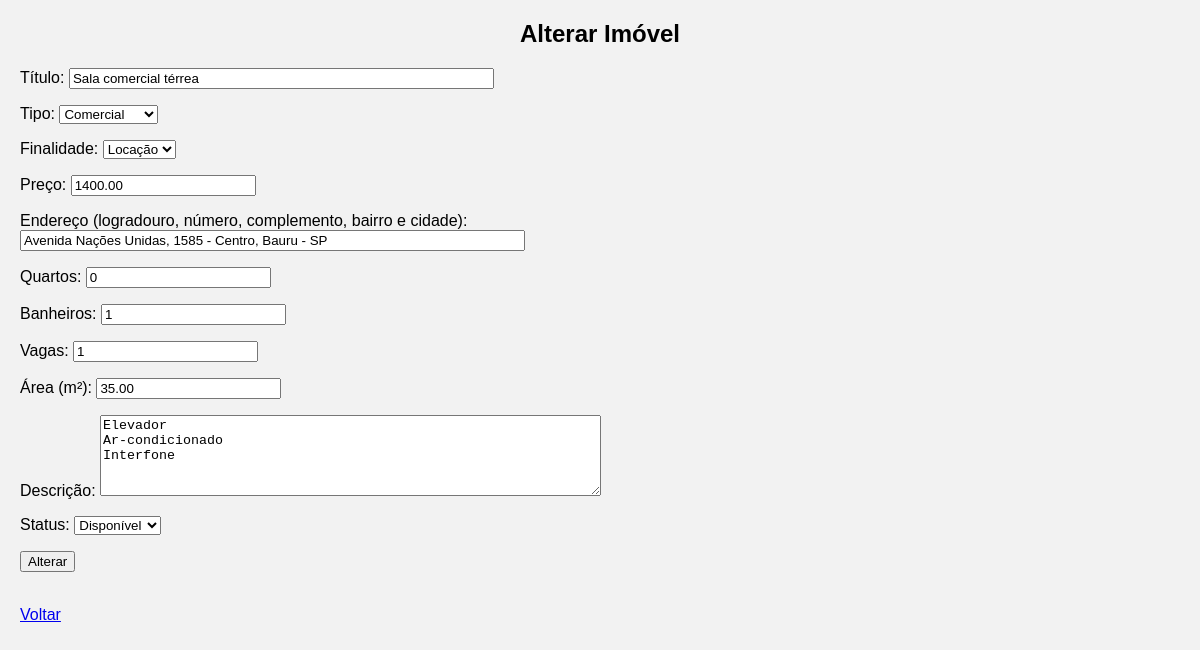
The app's page /Imovel/alterar.php?id=4 with its own data.
### tables this page shows
CREATE TABLE IF NOT EXISTS imoveis (
    id INT NOT NULL AUTO_INCREMENT,
    titulo VARCHAR(120) NOT NULL,
    tipo_imovel VARCHAR(30) NOT NULL,
    finalidade VARCHAR(15) NOT NULL,
    preco DECIMAL(12,2) NOT NULL CHECK (preco >= 0),
    endereco VARCHAR(200) NOT NULL,
    quartos INT NOT NULL DEFAULT 0 CHECK (quartos >= 0),
    banheiros INT NOT NULL DEFAULT 1 CHECK (banheiros >= 0),
    vagas_garagem INT NOT NULL DEFAULT 0 CHECK (vagas_garagem >= 0),
    area_m2 DECIMAL(8,2) NOT NULL CHECK (area_m2 > 0),
    descricao TEXT NULL,
    status VARCHAR(20) NOT NULL DEFAULT 'Disponível',
    data_cadastro TIMESTAMP NOT NULL DEFAULT CURRENT_TIMESTAMP,
    PRIMARY KEY (id)
);

### Imovel/alterar.php (the view, shortened to what this page needs)
<HTML>
<HEAD>
 <link rel="stylesheet" href="estilo.css">
</HEAD>
<BODY>
<?php
$id=$_GET["id"] ?? "";
$bd=mysqli_connect("localhost","root","","lar_futuro") or die ("erro!");
mysqli_set_charset($bd,"utf8mb4");
$id=mysqli_real_escape_string($bd,$id);
$consulta=mysqli_query($bd,"select * from imoveis where id='$id'");
$reg=mysqli_fetch_array($consulta);
$titulo = htmlspecialchars($reg["titulo"],ENT_QUOTES);
$tipo_imovel = $reg["tipo_imovel"];
$finalidade = $reg["finalidade"];
$preco = $reg["preco"];
$endereco = htmlspecialchars($reg["endereco"],ENT_QUOTES);
$quartos = $reg["quartos"];
$banheiros = $reg["banheiros"];
$vagas_garagem = $reg["vagas_garagem"];
$area_m2 = $reg["area_m2"];
$descricao = htmlspecialchars($reg["descricao"] ?? "");
$status = $reg["status"];
?>
<center><h2>Alterar Imóvel</h2></center>
<form method="POST" action="regrava.php">
	<p>Título: <input type="text" size="50" name="titulo" value="<?php echo $titulo; ?>"></p>
	<p>Tipo:
	<select name="tipo_imovel">
		<option value="Comercial" <?php if ($tipo_imovel=="Comercial") echo "selected"; ?>>Comercial</option>
	</select></p>
	<p>Finalidade:
	<select name="finalidade">
		<option value="Locação" <?php if ($finalidade=="Locação") echo "selected"; ?>>Locação</option>
	</select></p>
	<p>Preço: <input type="number" name="preco" min="0" step="0.01" value="<?php echo $preco; ?>"></p>
	<p>Endereço (logradouro, número, complemento, bairro e cidade):<br>
	<input type="text" size="60" name="endereco" value="<?php echo $endereco; ?>"></p>
	<p>Quartos: <input type="number" name="quartos" min="0" value="<?php echo $quartos; ?>"></p>
	<p>Banheiros: <input type="number" name="banheiros" min="0" value="<?php echo $banheiros; ?>"></p>
	<p>Vagas: <input type="number" name="vagas_garagem" min="0" value="<?php echo $vagas_garagem; ?>"></p>
	<p>Área (m²): <input type="number" name="area_m2" min="0" step="0.01" value="<?php echo $area_m2; ?>"></p>
	<p>Descrição: <textarea rows="5" cols="60" name="descricao"><?php echo $descricao; ?></textarea></p>
	<p>Status:
	<select name="status">
		<option value="Disponível" <?php if ($status=="Disponível") echo "selected"; ?>>Disponível</option>
	</select></p>
	<input type="submit" value="Alterar">
</form>
<br><a href="admin.php">Voltar</a>
</BODY>
</HTML>

### Imovel/estilo.css (style rules this page uses)
body { font-family: Arial; background: #f2f2f2; margin: 20px; }

### records on screen
imoveis: titulo "Sala comercial térrea", tipo_imovel "Comercial", finalidade "Locação", preco "1400.00", endereco "Avenida Nações Unidas, 1585 - Centro, Bauru - SP", quartos "0", banheiros "1", vagas_garagem "1", area_m2 "35.00", descricao "Elevador Ar-condicionado Interfone", status "Disponível"
